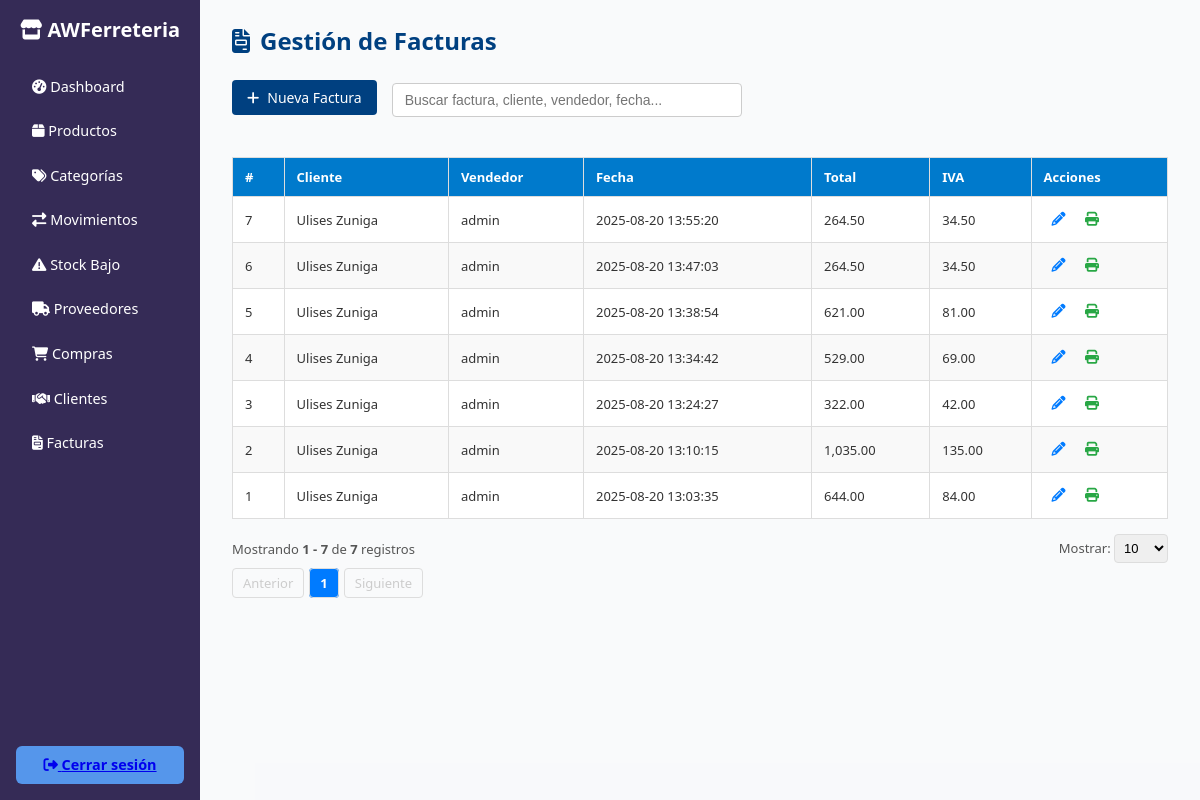
Page /facturacion/facturas.php (signed in) on the committed database.
### tables this page shows
CREATE TABLE `facturas` (
  `idfactura` int(11) NOT NULL,
  `idcliente` int(11) NOT NULL,
  `idusuario` int(11) NOT NULL,
  `fecha` datetime DEFAULT current_timestamp(),
  `total` decimal(10,2) NOT NULL,
  `iva` decimal(10,2) DEFAULT 0.00,
  `activo` bit(1) DEFAULT b'1',
  `usuarioregistra` int(11) DEFAULT NULL,
  `fecharegistro` datetime DEFAULT current_timestamp(),
  `usuarioactualiza` int(11) DEFAULT NULL,
  `fechaactualizacion` datetime DEFAULT NULL
);

CREATE TABLE `usuarios` (
  `idusuario` int(11) NOT NULL,
  `nombrecompleto` varchar(100) NOT NULL,
  `usuario` varchar(50) NOT NULL,
  `contrasena` varchar(255) NOT NULL,
  `correo` varchar(100) DEFAULT NULL,
  `telefono` varchar(20) DEFAULT NULL,
  `idrol` int(11) NOT NULL,
  `activo` bit(1) NOT NULL DEFAULT b'1',
  `usuarioregistra` int(11) NOT NULL,
  `fecharegistro` datetime NOT NULL DEFAULT current_timestamp(),
  `usuarioactualiza` int(11) DEFAULT NULL,
  `fechaactualizacion` datetime DEFAULT NULL ON UPDATE current_timestamp()
);

### facturacion/facturas.php (the view, shortened to what this page needs)
<?php
$conn = getConnection();
$pagina = isset($_GET['pagina']) ? (int)$_GET['pagina'] : 1;
$porPagina = isset($_GET['por_pagina']) ? (int)$_GET['por_pagina'] : 10;
$busqueda = trim($_GET['busqueda'] ?? '');
$offset = ($pagina - 1) * $porPagina;
$where = "";
$params = [];
$types = "";
try {
    $sqlCount = "SELECT COUNT(*) as total FROM facturas f
                 INNER JOIN clientes c ON f.idcliente = c.idcliente
                 INNER JOIN usuarios u ON f.idusuario = u.idusuario $where";
    $stmtCount = $conn->prepare($sqlCount);
    if ($stmtCount) {
        $stmtCount->execute();
        $resultCount = $stmtCount->get_result();
        $totalRegistros = $resultCount->fetch_assoc()['total'] ?? 0;
    } else {
        $totalRegistros = 0;
    }
} catch (Exception $e) {
    $totalRegistros = 0;
}
$totalPaginas = max(1, ceil($totalRegistros / $porPagina));
$facturas = [];
try {
    $sql = "SELECT f.idfactura,
               CONCAT(c.nombre, ' ', c.apellido) AS cliente,
               u.usuario AS vendedor,
               f.fecha,
               f.total,
               f.iva
        FROM facturas f
        INNER JOIN clientes c ON f.idcliente = c.idcliente
        INNER JOIN usuarios u ON f.idusuario = u.idusuario
        $where
        ORDER BY f.fecha DESC
        LIMIT ? OFFSET ?";
    $stmt = $conn->prepare($sql);
    if ($stmt) {
        if (!empty($params)) {
            $stmt->bind_param($types . "ii", ...array_merge($params, [$porPagina, $offset]));
        } else {
            $stmt->bind_param("ii", $porPagina, $offset);
        }
        $stmt->execute();
        $result = $stmt->get_result();
        $facturas = $result->fetch_all(MYSQLI_ASSOC);
    }
} catch (Exception $e) {
    $facturas = [];
}
?>
<!DOCTYPE html>
<html lang="es">
<head>
    <link rel="stylesheet" href="https://cdnjs.cloudflare.com/ajax/libs/font-awesome/6.4.0/css/all.min.css">
</head>
<body>
    <div class="container">
        <?php include('../includes/sidebar_inventario.php'); ?>
        <main class="main-content">
            <h2><i class="fas fa-file-invoice"></i> Gestión de Facturas</h2>
            <div style="display: flex; align-items: center; gap: 15px; flex-wrap: wrap; margin-bottom: 20px;">
                <a href="nueva_factura.php" class="btn">
                    <i class="fas fa-plus"></i> Nueva Factura
                </a>
                <div class="search-container" style="flex: 1; max-width: 350px;">
                    <input type="text" id="busquedaFactura"
                        placeholder="Buscar factura, cliente, vendedor, fecha..."
                        value="<?= htmlspecialchars($busqueda) ?>">
                </div>
            </div>
            <table id="tablaFacturas">
                <thead>
                    <tr>
                        <th>#</th>
                        <th>Cliente</th>
                        <th>Vendedor</th>
                        <th>Fecha</th>
                        <th>Total</th>
                        <th>IVA</th>
                        <th>Acciones</th>
                    </tr>
                </thead>
                <tbody id="tbodyFacturas">
                    <?php if (!empty($facturas)): ?>
                        <?php foreach ($facturas as $factura): ?>
                            <tr>
                                <td><?= $factura['idfactura'] ?></td>
                                <td><?= htmlspecialchars($factura['cliente']) ?></td>
                                <td><?= htmlspecialchars($factura['vendedor']) ?></td>
                                <td><?= $factura['fecha'] ?></td>
                                <td><?= number_format($factura['total'], 2) ?></td>
                                <td><?= number_format($factura['iva'], 2) ?></td>
                                <td>
                                    <button class="action-btn edit-btn"
                                            onclick="window.location.href='detalle_factura.php?id=<?= $factura['idfactura'] ?>'"
                                            title="Editar">
                                        <i class="fas fa-pencil-alt"></i>
                                    </button>
                                    <button class="action-btn print-btn"
                                            onclick="window.location.href='imprimir_factura.php?id=<?= $factura['idfactura'] ?>'"
                                            title="Imprimir">
                                        <i class="fas fa-print"></i>
                                    </button>
                                </td>
                            </tr>
                        <?php endforeach; ?>
                    <?php else: ?>
                        <tr><td colspan="7" class="no-results">No se encontraron facturas.</td></tr>
                    <?php endif; ?>
                </tbody>
            </table>
            <?php if ($totalRegistros > 0): ?>
                <div class="pagination-container">
                    <div>
                        Mostrando <strong><?= min($offset + 1, $totalRegistros) ?> - <?= min($offset + $porPagina, $totalRegistros) ?></strong> de <strong><?= $totalRegistros ?></strong> registros
                    </div>
                    <div>
                        <label for="por_pagina">Mostrar: </label>
                        <select id="por_pagina" class="per-page-select">
                            <option value="10" <?= $porPagina == 10 ? 'selected' : '' ?>>10</option>
                        </select>
                    </div>
                </div>
                <ul class="pagination" style="margin-top:10px;">
                    <li>
                        <a href="?pagina=<?= max(1, $pagina - 1) ?>&por_pagina=<?= $porPagina ?>&busqueda=<?= urlencode($busqueda) ?>"
                           class="<?= $pagina <= 1 ? 'disabled' : '' ?>">Anterior</a>
                    </li>
                    <?php for ($i = 1; $i <= $totalPaginas; $i++): ?>
                        <li>
                            <a href="?pagina=<?= $i ?>&por_pagina=<?= $porPagina ?>&busqueda=<?= urlencode($busqueda) ?>"
                               class="<?= $i == $pagina ? 'current' : '' ?>"><?= $i ?></a>
                        </li>
                    <?php endfor; ?>
                    <li>
                        <a href="?pagina=<?= min($totalPaginas, $pagina + 1) ?>&por_pagina=<?= $porPagina ?>&busqueda=<?= urlencode($busqueda) ?>"
                           class="<?= $pagina >= $totalPaginas ? 'disabled' : '' ?>">Siguiente</a>
                    </li>
                </ul>
            <?php endif; ?>
        </main>
    </div>
</body>
</html>

### facturacion/facturas.php (style rules this page uses)
* { box-sizing: border-box; margin: 0; padding: 0; }
body, html { height: 100%; font-family: 'Segoe UI', Tahoma, Geneva, Verdana, sans-serif; background-color: #f4f6f85c; color: #333; }
.container { display: flex; height: 100vh; }
.main-content { flex: 1; padding: 1rem 1.5rem; margin: 0.5rem; overflow-y: auto; font-size: 14px; }
.main-content h2 { color: #004080; margin-bottom: 1rem; font-size: 1.5rem; display: flex; align-items: center; }
.main-content h2 i { margin-right: 10px; }
.btn { display: inline-flex; align-items: center; justify-content: center; background-color: #004080; color: white; padding: 8px 15px; text-decoration: none; border-radius: 4px; font-size: 14px; margin-bottom: 15px; border: none; cursor: pointer; transition: background-color 0.3s; }
.btn i { margin-right: 8px; }
.action-btn { border: none; background: none; cursor: pointer; padding: 5px 8px; border-radius: 5px; transition: 0.3s; }
.action-btn i { font-size: 14px; }
.edit-btn { color: #007bff; }
.print-btn { color: #28a745; }
table { width: 100%; border-collapse: collapse; background-color: #fff; font-size: 13px; margin-top: 10px; }
th, td { padding: 10px 12px; border: 1px solid #ddd; text-align: left; }
th { background-color: #007acc; color: white; font-weight: 600; }
tr:nth-child(even) { background-color: #f9f9f9; }
.search-container { max-width: 350px; margin: 10px 0 20px 0; }
.search-container input { width: 100%; padding: 8px 12px; border: 1px solid #ccc; border-radius: 4px; font-size: 14px; }
.pagination-container { display: flex; justify-content: space-between; align-items: center; margin-top: 15px; font-size: 13px; color: #555; }
.pagination { display: flex; list-style: none; margin: 0; padding: 0; gap: 5px; }
.pagination a, .pagination span { padding: 5px 10px; border: 1px solid #ddd; border-radius: 4px; text-decoration: none; color: #007bff; font-size: 13px; }
.pagination .current { background-color: #007bff; color: white; font-weight: bold; }
.pagination .disabled { color: #ccc; cursor: not-allowed; }
.per-page-select { padding: 5px; border: 1px solid #ddd; border-radius: 4px; font-size: 13px; }

### rows in the picture
facturas: idfactura "7", cliente "Ulises Zuniga", idusuario.usuario "admin", fecha "2025-08-20 13:55:20", total "264.50", iva "34.50"
facturas: idfactura "6", cliente "Ulises Zuniga", idusuario.usuario "admin", fecha "2025-08-20 13:47:03", total "264.50", iva "34.50"
facturas: idfactura "5", cliente "Ulises Zuniga", idusuario.usuario "admin", fecha "2025-08-20 13:38:54", total "621.00", iva "81.00"
facturas: idfactura "4", cliente "Ulises Zuniga", idusuario.usuario "admin", fecha "2025-08-20 13:34:42", total "529.00", iva "69.00"
facturas: idfactura "3", cliente "Ulises Zuniga", idusuario.usuario "admin", fecha "2025-08-20 13:24:27", total "322.00", iva "42.00"
facturas: idfactura "2", cliente "Ulises Zuniga", idusuario.usuario "admin", fecha "2025-08-20 13:10:15", total "1,035.00", iva "135.00"
facturas: idfactura "1", cliente "Ulises Zuniga", idusuario.usuario "admin", fecha "2025-08-20 13:03:35", total "644.00", iva "84.00"

### other values in the picture
min($offset + 1, $totalRegistros) "1"
min($offset + $porPagina, $totalRegistros) "7"
$totalRegistros "7"
